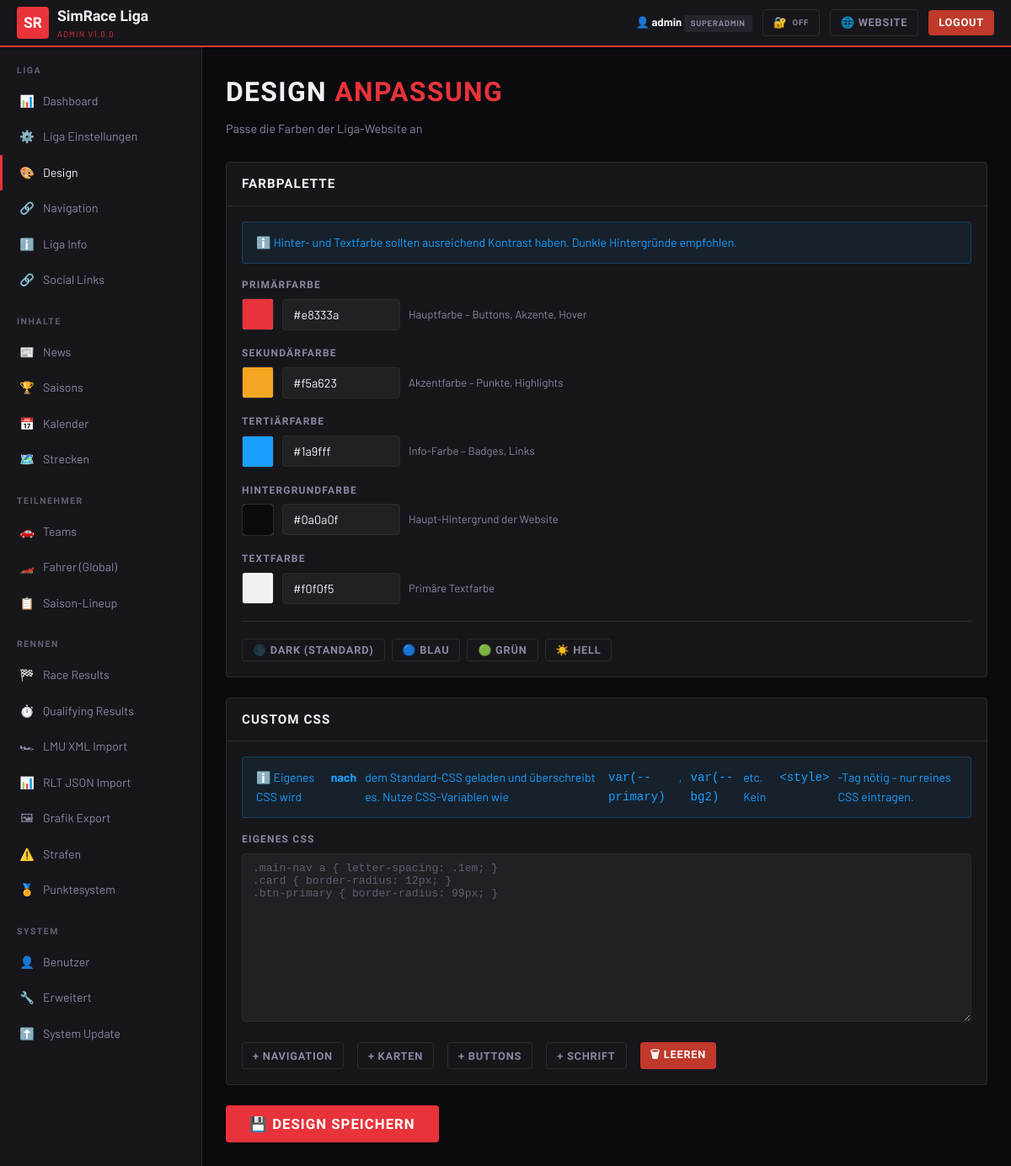
Screenshot of /admin/design.php (signed in) with the database file from the repository.
### tables this page shows
CREATE TABLE IF NOT EXISTS `settings` (
  `key` VARCHAR(100) PRIMARY KEY,
  `value` TEXT,
  `updated_at` TIMESTAMP DEFAULT CURRENT_TIMESTAMP ON UPDATE CURRENT_TIMESTAMP
);

### includes/config.php (called while the page is built, shortened)
<?php
function getDB(): PDO {
    static $pdo = null;
    if ($pdo === null) {
        $dsn = "mysql:host=".DB_HOST.";dbname=".DB_NAME.";charset=".DB_CHARSET;
        try { $pdo = new PDO($dsn, DB_USER, DB_PASS, [PDO::ATTR_ERRMODE=>PDO::ERRMODE_EXCEPTION,PDO::ATTR_DEFAULT_FETCH_MODE=>PDO::FETCH_ASSOC,PDO::ATTR_EMULATE_PREPARES=>false]); }
        catch (PDOException $e) { http_response_code(500); die(json_encode(['error'=>'DB fehler: '.$e->getMessage()])); }
    }
    return $pdo;
}
function getSetting(string $key, string $default=''): string {
    static $cache=[];
    if (!isset($cache[$key])) { $s=getDB()->prepare("SELECT value FROM settings WHERE `key`=?"); $s->execute([$key]); $r=$s->fetch(); $cache[$key]=$r?$r['value']:$default; }
    return $cache[$key];
}
function isLoggedIn(): bool { startSecureSession(); return !empty($_SESSION['admin_id'])&&!empty($_SESSION['admin_user']); }
function currentUser(): ?array { if(!isLoggedIn()) return null; return ['id'=>$_SESSION['admin_id'],'user'=>$_SESSION['admin_user'],'role'=>$_SESSION['admin_role']??'editor']; }
function userRole(): string { return $_SESSION['admin_role'] ?? 'editor'; }
function hasRole(string $required): bool {
    $hierarchy = ['editor'=>1,'admin'=>2,'superadmin'=>3];
    $current   = $hierarchy[userRole()] ?? 0;
    $needed    = $hierarchy[$required]  ?? 99;
    return $current >= $needed;
}
function h(string $s): string { return htmlspecialchars($s,ENT_QUOTES,'UTF-8'); }
if(getSetting('maintenance_mode','0')==='1'&&!isLoggedIn()&&!str_contains($_SERVER['REQUEST_URI']??'','/admin/')){
    http_response_code(503); die('<!DOCTYPE html><html><head><meta charset="UTF-8"><title>Wartung</title><style>body{background:#0a0a0f;color:#f0f0f5;font-family:sans-serif;display:flex;align-items:center;justify-content:center;height:100vh;margin:0;text-align:center}</style></head><body><div><h1 style="color:#e8333a;font-size:4rem">🔧</h1><h2>Wartungsmodus aktiv</h2><p>Bitte später zurückkommen.</p></div></body></html>');
}

### admin/design.php (the view, shortened to what this page needs)
<?php
require_once dirname(__DIR__) . '/includes/config.php';
$adminTitle = 'Design'; $adminPage = 'design';
require_once __DIR__ . '/includes/layout.php';
$colors = [
    'color_primary'   => ['label'=>'Primärfarbe',    'hint'=>'Hauptfarbe – Buttons, Akzente, Hover'],
    'color_secondary' => ['label'=>'Sekundärfarbe',  'hint'=>'Akzentfarbe – Punkte, Highlights'],
    'color_tertiary'  => ['label'=>'Tertiärfarbe',   'hint'=>'Info-Farbe – Badges, Links'],
    'color_bg'        => ['label'=>'Hintergrundfarbe','hint'=>'Haupt-Hintergrund der Website'],
    'color_text'      => ['label'=>'Textfarbe',      'hint'=>'Primäre Textfarbe'],
];
?>
<div class="admin-page-title">Design <span style="color:var(--primary)">Anpassung</span></div>
<div class="admin-page-sub">Passe die Farben der Liga-Website an</div>
<form method="post"><?= csrfField() ?>
<div class="card mb-3">
  <div class="card-header"><h3>Farbpalette</h3></div>
  <div class="card-body">
    <div class="notice notice-info mb-3">ℹ️ Hinter- und Textfarbe sollten ausreichend Kontrast haben. Dunkle Hintergründe empfohlen.</div>
    <?php foreach ($colors as $key => $info): $val = getSetting($key, '#000000'); ?>
    <div class="form-group">
      <label><?= h($info['label']) ?></label>
      <div class="color-row">
        <div class="color-swatch">
          <input type="color" id="cp-<?= $key ?>" value="<?= h($val) ?>" oninput="document.getElementById('ch-<?= $key ?>').value=this.value"/>
        </div>
        <input type="text" id="ch-<?= $key ?>" name="<?= $key ?>" value="<?= h($val) ?>" class="form-control" style="max-width:140px" pattern="^#[0-9a-fA-F]{6}$" oninput="if(/^#[0-9a-fA-F]{6}$/.test(this.value))document.getElementById('cp-<?= $key ?>').value=this.value"/>
        <span class="text-muted" style="font-size:.82rem"><?= h($info['hint']) ?></span>
      </div>
    </div>
    <?php endforeach; ?>
    <div class="divider"></div>
    <div class="flex gap-1">
      <button type="button" class="btn btn-secondary btn-sm" onclick="setPreset('dark')">🌑 Dark (Standard)</button>
      <button type="button" class="btn btn-secondary btn-sm" onclick="setPreset('blue')">🔵 Blau</button>
      <button type="button" class="btn btn-secondary btn-sm" onclick="setPreset('green')">🟢 Grün</button>
      <button type="button" class="btn btn-secondary btn-sm" onclick="setPreset('light')">☀️ Hell</button>
    </div>
  </div>
</div>
<div class="card mb-3">
  <div class="card-header"><h3>Custom CSS</h3></div>
  <div class="card-body">
    <div class="notice notice-info mb-3">
      ℹ️ Eigenes CSS wird <strong>nach</strong> dem Standard-CSS geladen und überschreibt es.
      Nutze CSS-Variablen wie <code>var(--primary)</code>, <code>var(--bg2)</code> etc.
      Kein <code>&lt;style&gt;</code>-Tag nötig – nur reines CSS eintragen.
    </div>
    <div class="form-group">
      <label>Eigenes CSS</label>
      <textarea name="custom_css" class="form-control" rows="12"
        style="font-family:monospace;font-size:.82rem;resize:vertical"
        placeholder=".main-nav a { letter-spacing: .1em; }
.card { border-radius: 12px; }
.btn-primary { border-radius: 99px; }"
      ><?= h(getSetting('custom_css','')) ?></textarea>
    </div>
    <div class="flex gap-2 mt-2" style="flex-wrap:wrap">
      <button type="button" class="btn btn-secondary btn-sm" onclick="insertCss('/* Navigation */
.main-nav a { }
')">+ Navigation</button>
      <button type="button" class="btn btn-secondary btn-sm" onclick="insertCss('/* Karten */
.card { border-radius: 12px; }
')">+ Karten</button>
      <button type="button" class="btn btn-secondary btn-sm" onclick="insertCss('/* Buttons */
.btn-primary { border-radius: 99px; }
')">+ Buttons</button>
      <button type="button" class="btn btn-secondary btn-sm" onclick="insertCss('/* Schrift */
body { font-family: Arial, sans-serif; }
')">+ Schrift</button>
      <button type="button" class="btn btn-danger btn-sm" onclick="if(confirm('Custom CSS leeren?'))document.querySelector('[name=custom_css]').value=''">🗑 Leeren</button>
    </div>
  </div>
</div>
<button type="submit" class="btn btn-primary btn-lg">💾 Design speichern</button>
</form>
<?php require_once __DIR__ . '/includes/layout_end.php'; ?>

### admin/includes/layout.php (shortened to what this page needs)
<?php
$s = getAllSettings();
$cu=currentUser();$ap=$adminPage??'';
$qe=getSetting('qualifying_enabled','1')==='1';$pe=getSetting('penalties_enabled','1')==='1';$ga=getSetting('google_analytics','');
?>
<!DOCTYPE html>
<html lang="de">
<head>
<link rel="stylesheet" href="<?= SITE_URL ?>/assets/css/main.css"/>
<link rel="stylesheet" href="<?= SITE_URL ?>/assets/css/admin.css"/>
</head>
<body class="admin-body">
<header class="admin-topbar">
  <a class="admin-brand" href="<?= SITE_URL ?>/admin/"><div class="brand-icon"><?= h(mb_substr($s['league_abbr']??'SR',0,2)) ?></div><div class="admin-brand-text"><div class="admin-brand-name"><?= h($s['league_name']??'Liga') ?></div><div class="admin-brand-sub">Admin v<?= APP_VERSION ?></div></div></a>
  <div class="admin-topbar-right">
    <span class="admin-user-badge">👤 <strong><?= h($cu['user']) ?></strong> <span class="badge badge-muted" style="font-size:.6rem"><?= h($cu['role']) ?></span></span>
    <?php
    $mfaDb  = getDB();
    $mfaStmt = $mfaDb->prepare("SELECT mfa_enabled FROM admin_users WHERE id=?");
    $mfaStmt->execute([$cu['id']]);
    $mfaOn = (bool)$mfaStmt->fetchColumn();
    ?>
    <a href="<?= SITE_URL ?>/admin/mfa_setup.php" class="btn btn-secondary btn-sm" title="Zwei-Faktor-Authentifizierung">
      🔐 <?php if($mfaOn): ?><span style="color:#4cffb0;font-size:.6rem">ON</span><?php else: ?><span style="color:#8888a0;font-size:.6rem">OFF</span><?php endif; ?>
    </a>
    <a href="<?= SITE_URL ?>/" class="btn btn-secondary btn-sm" target="_blank">🌐 Website</a>
    <a href="<?= SITE_URL ?>/admin/logout.php" class="btn btn-danger btn-sm">Logout</a>
  </div>
</header>
<div class="admin-wrapper">
<aside class="admin-sidebar">
  <div class="admin-menu-group">Liga</div>
  <a href="<?= SITE_URL ?>/admin/index.php" class="admin-menu-item <?= $ap==='dashboard'?'active':'' ?>"><span class="menu-icon">📊</span><span>Dashboard</span></a>
<?php if(hasRole('admin')): ?>  <a href="<?= SITE_URL ?>/admin/settings.php" class="admin-menu-item <?= $ap==='settings'?'active':'' ?>"><span class="menu-icon">⚙️</span><span>Liga Einstellungen</span></a><?php endif; ?>
<?php if(hasRole('admin')): ?>  <a href="<?= SITE_URL ?>/admin/design.php" class="admin-menu-item <?= $ap==='design'?'active':'' ?>"><span class="menu-icon">🎨</span><span>Design</span></a><?php endif; ?>
<?php if(hasRole('admin')): ?>  <a href="<?= SITE_URL ?>/admin/navigation.php" class="admin-menu-item <?= $ap==='navigation'?'active':'' ?>"><span class="menu-icon">🔗</span><span>Navigation</span></a><?php endif; ?>
<?php if(hasRole('admin')): ?>  <a href="<?= SITE_URL ?>/admin/info.php" class="admin-menu-item <?= $ap==='info'?'active':'' ?>"><span class="menu-icon">ℹ️</span><span>Liga Info</span></a><?php endif; ?>
<?php if(hasRole('admin')): ?>  <a href="<?= SITE_URL ?>/admin/social.php" class="admin-menu-item <?= $ap==='social'?'active':'' ?>"><span class="menu-icon">🔗</span><span>Social Links</span></a><?php endif; ?>
  <div class="admin-menu-group">Inhalte</div>
  <a href="<?= SITE_URL ?>/admin/news.php" class="admin-menu-item <?= $ap==='news'?'active':'' ?>"><span class="menu-icon">📰</span><span>News</span></a>
<?php if(hasRole('admin')): ?>  <a href="<?= SITE_URL ?>/admin/seasons.php" class="admin-menu-item <?= $ap==='seasons'?'active':'' ?>"><span class="menu-icon">🏆</span><span>Saisons</span></a><?php endif; ?>
<?php if(hasRole('admin')): ?>  <a href="<?= SITE_URL ?>/admin/calendar.php" class="admin-menu-item <?= $ap==='calendar'?'active':'' ?>"><span class="menu-icon">📅</span><span>Kalender</span></a><?php endif; ?>
<?php if(hasRole('admin')): ?>  <a href="<?= SITE_URL ?>/admin/tracks.php" class="admin-menu-item <?= $ap==='tracks'?'active':'' ?>"><span class="menu-icon">🗺️</span><span>Strecken</span></a><?php endif; ?>
  <div class="admin-menu-group">Teilnehmer</div>
<?php if(hasRole('admin')): ?>  <a href="<?= SITE_URL ?>/admin/teams.php" class="admin-menu-item <?= $ap==='teams'?'active':'' ?>"><span class="menu-icon">🚗</span><span>Teams</span></a><?php endif; ?>
<?php if(hasRole('admin')): ?>  <a href="<?= SITE_URL ?>/admin/drivers.php" class="admin-menu-item <?= $ap==='drivers'?'active':'' ?>"><span class="menu-icon">🏎️</span><span>Fahrer (Global)</span></a><?php endif; ?>
<?php if(hasRole('admin')): ?>  <a href="<?= SITE_URL ?>/admin/lineup.php" class="admin-menu-item <?= $ap==='lineup'?'active':'' ?>"><span class="menu-icon">📋</span><span>Saison-Lineup</span></a><?php endif; ?>
  <div class="admin-menu-group">Rennen</div>
<?php if(hasRole('admin')): ?>  <a href="<?= SITE_URL ?>/admin/results.php" class="admin-menu-item <?= $ap==='results'?'active':'' ?>"><span class="menu-icon">🏁</span><span>Race Results</span></a><?php endif; ?>
  <?php if($qe && hasRole('admin')): ?><a href="<?= SITE_URL ?>/admin/qualifying.php" class="admin-menu-item <?= $ap==='qualifying'?'active':'' ?>"><span class="menu-icon">⏱️</span><span>Qualifying Results</span></a><?php endif; ?>
<?php if(hasRole('admin')): ?>  <a href="<?= SITE_URL ?>/admin/import_lmu.php" class="admin-menu-item <?= $ap==='import_lmu'?'active':'' ?>"><span class="menu-icon">🏎</span><span>LMU XML Import</span></a><?php endif; ?>
  <?php if(hasRole('admin')): ?>  <a href="<?= SITE_URL ?>/admin/import_rlt.php" class="admin-menu-item <?= $ap==='import_rlt'?'active':'' ?>"><span class="menu-icon">📊</span><span>RLT JSON Import</span></a><?php endif; ?>
<?php if(hasRole('editor')): ?>  <a href="<?= SITE_URL ?>/admin/export.php" class="admin-menu-item <?= $ap==='export'?'active':'' ?>"><span class="menu-icon">🖼</span><span>Grafik Export</span></a><?php endif; ?>
  <?php if($pe && hasRole('admin')): ?><a href="<?= SITE_URL ?>/admin/penalties.php" class="admin-menu-item <?= $ap==='penalties'?'active':'' ?>"><span class="menu-icon">⚠️</span><span>Strafen</span></a><?php endif; ?>
<?php if(hasRole('admin')): ?>  <a href="<?= SITE_URL ?>/admin/points.php" class="admin-menu-item <?= $ap==='points'?'active':'' ?>"><span class="menu-icon">🏅</span><span>Punktesystem</span></a><?php endif; ?>
  <div class="admin-menu-group">System</div>
<?php if(hasRole('superadmin')): ?>  <a href="<?= SITE_URL ?>/admin/users.php" class="admin-menu-item <?= $ap==='users'?'active':'' ?>"><span class="menu-icon">👤</span><span>Benutzer</span></a><?php endif; ?>
<?php if(hasRole('admin')): ?>  <a href="<?= SITE_URL ?>/admin/advanced.php" class="admin-menu-item <?= $ap==='advanced'?'active':'' ?>"><span class="menu-icon">🔧</span><span>Erweitert</span></a>
  <?php if(hasRole('superadmin')): ?><a href="<?= SITE_URL ?>/admin/update.php" class="admin-menu-item <?= $ap==='update'?'active':'' ?>"><span class="menu-icon">⬆️</span><span>System Update</span></a><?php endif; ?><?php endif; ?>
</aside>
<main class="admin-content">

### admin/includes/layout_end.php (shortened to what this page needs)
</main>
</div>
</body>
</html>

### assets/css/main.css (style rules this page uses)
*, *::before, *::after { box-sizing: border-box; margin: 0; padding: 0; }
:root { --primary: #e8333a; --secondary: #f5a623; --tertiary: #1a9fff; --bg: #0a0a0f; --bg2: #12121a; --bg3: #1c1c28; --border: #2a2a3a; --text: #f0f0f5; --text2: #8888a0; --font-display: 'Barlow Condensed', sans-serif; --font-body: 'Barlow', sans-serif; --radius: 4px; --shadow: 0 4px 24px rgba(0,0,0,.5); }
html { scroll-behavior: smooth; }
body { background: var(--bg); color: var(--text); font-family: var(--font-body); font-size: 16px; line-height: 1.6; min-height: 100vh; }
a { color: var(--primary); text-decoration: none; }
.brand-icon { width: 38px; height: 38px; border-radius: var(--radius); background: var(--primary); display: flex; align-items: center; justify-content: center; font-family: var(--font-display); font-weight: 900; color: #fff; font-size: 1.1rem; flex-shrink: 0; }
.btn { display: inline-flex; align-items: center; gap: 6px; padding: 8px 18px; border-radius: var(--radius); font-family: var(--font-display); font-size: .9rem; font-weight: 700; letter-spacing: .06em; text-transform: uppercase; border: none; cursor: pointer; text-decoration: none; transition: filter .18s, background .18s, border-color .18s; white-space: nowrap; }
.btn-primary { background: var(--primary); color: #fff; }
.btn-secondary { background: transparent; color: var(--text2); border: 1px solid var(--border); }
.btn-danger { background: #c0392b; color: #fff; }
.btn-sm { padding: 5px 12px; font-size: .8rem; }
.btn-lg { padding: 12px 28px; font-size: 1.05rem; }
.card { background: var(--bg2); border: 1px solid var(--border); border-radius: var(--radius); overflow: hidden; transition: border-color .2s; }
.card-header { padding: 13px 18px; border-bottom: 1px solid var(--border); display: flex; align-items: center; justify-content: space-between; gap: 10px; }
.card-header h3 { font-family: var(--font-display); font-size: .95rem; font-weight: 700; letter-spacing: .07em; text-transform: uppercase; }
.card-body { padding: 18px; }
.badge { display: inline-block; padding: 2px 8px; border-radius: 2px; font-size: .68rem; font-weight: 700; letter-spacing: .08em; text-transform: uppercase; }
.badge-muted { background: rgba(144,144,168,.12); color: var(--text2); }
.flex { display: flex; }
.gap-1 { gap: 8px; }
.gap-2 { gap: 16px; }
.text-muted { color: var(--text2); }
.mt-2 { margin-top: 16px; }
.mb-3 { margin-bottom: 24px; }
.divider { border: none; border-top: 1px solid var(--border); margin: 20px 0; }

### rows the page displays
settings: value "#e8333a", color_primary "#e8333a"
settings: value "#f5a623", color_secondary "#f5a623"
settings: value "#1a9fff", color_tertiary "#1a9fff"
settings: value "#0a0a0f", color_bg "#0a0a0f"
settings: value "#f0f0f5", color_text "#f0f0f5"

### other values shown
mb_substr($s['league_abbr']??'SR',0,2) "SR"
$s['league_name'] "SimRace Liga"
APP_VERSION "1.0.0"
$cu['user'] "admin"
$cu['role'] "SUPERADMIN"
$info['label'] "PRIMÄRFARBE"
$info['hint'] "Hauptfarbe – Buttons, Akzente, Hover"
$info['label'] "SEKUNDÄRFARBE"
$info['hint'] "Akzentfarbe – Punkte, Highlights"
$info['label'] "TERTIÄRFARBE"
$info['hint'] "Info-Farbe – Badges, Links"
$info['label'] "HINTERGRUNDFARBE"
$info['hint'] "Haupt-Hintergrund der Website"
$info['label'] "TEXTFARBE"
$info['hint'] "Primäre Textfarbe"
